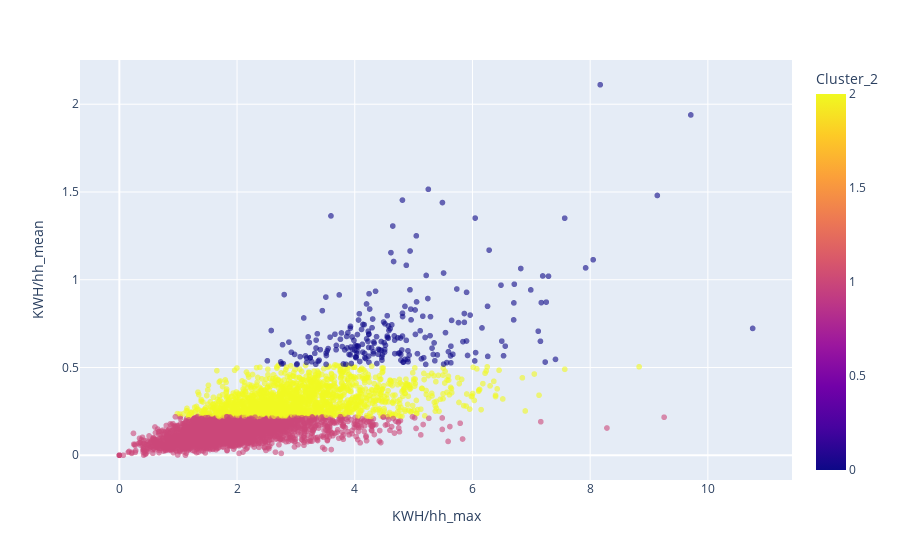

Notebook code cell kept with this figure:
### Code cell
# plt.scatter(group_df["KWH/hh_max"], group_df["KWH/hh_mean"], c=group_df.c2, alpha = 0.6, s=10)
px.scatter(group_df, x="KWH/hh_max", y="KWH/hh_mean", color="Cluster_2", opacity=0.6)

### Figure 1 — Plotly figure (JSON) as saved in the notebook; plotly's stock layout.template omitted (floating-point values rounded to 4 significant figures; data arrays with more than 128 entries replaced by an {"elided": "..."} marker saying what was removed)
{"data": [{"hovertemplate": "KWH/hh_max=%{x}<br>KWH/hh_mean=%{y}<br>Cluster_2=%{marker.color}<extra></extra>", "legendgroup": "", "marker": {"color": {"elided": "5515 int values"}, "coloraxis": "coloraxis", "opacity": 0.6, "symbol": "circle"}, "mode": "markers", "name": "", "showlegend": false, "type": "scattergl", "x": {"elided": "5515 float values"}, "xaxis": "x", "y": {"elided": "5515 float values"}, "yaxis": "y"}], "layout": {"coloraxis": {"colorbar": {"title": {"text": "Cluster_2"}}, "colorscale": [[0, "#0d0887"], [0.1111, "#46039f"], [0.2222, "#7201a8"], [0.3333, "#9c179e"], [0.4444, "#bd3786"], [0.5556, "#d8576b"], [0.6667, "#ed7953"], [0.7778, "#fb9f3a"], [0.8889, "#fdca26"], [1, "#f0f921"]]}, "legend": {"tracegroupgap": 0}, "margin": {"t": 60}, "xaxis": {"anchor": "y", "domain": [0, 1], "title": {"text": "KWH/hh_max"}}, "yaxis": {"anchor": "x", "domain": [0, 1], "title": {"text": "KWH/hh_mean"}}}}
